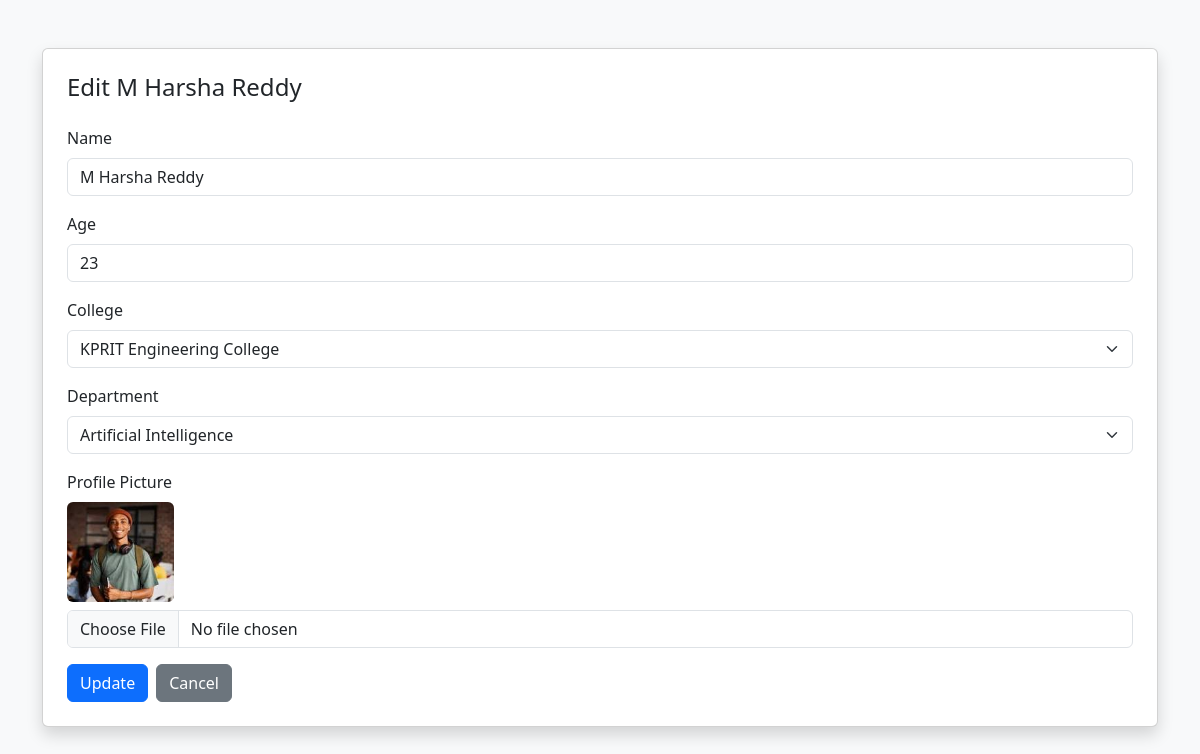
Page /student/edit/14/ on the committed database.
### app1/models.py (models this page shows, shortened)
class Student(models.Model):
    student_id = models.CharField(max_length=15, unique=True)
    student_name = models.CharField(max_length=50)
    student_age = models.PositiveIntegerField()
    joining_year = models.PositiveSmallIntegerField(blank=True, null=True)
    college = models.ForeignKey(College, on_delete=models.CASCADE)
    dept = models.ForeignKey(Department, on_delete=models.CASCADE)
    profile_picture = models.ImageField(upload_to='student_profiles/',blank=True,null=True)

class College(models.Model):
    college_id = models.CharField(max_length=10, unique=True)
    college_name = models.CharField(max_length=100)

class Department(models.Model):
    dept_id = models.CharField(max_length=10, unique=True)
    dept_name = models.CharField(max_length=50)

### app1/views.py (the view, shortened to what this page needs)
# urls.py: path('student/edit/<int:id>/', views.edit_student, name='edit_student'),
def edit_student(request, id):
    student = get_object_or_404(Student, id=id)
    return render(request, 'app1/edit_student.html', {
        'student': student,
        'colleges': College.objects.all(),
        'departments': Department.objects.all()
    })

### app1/templates/app1/edit_student.html (shortened to what this page needs)
{% load static %}
<!DOCTYPE html>
<html lang="en">
<head>
    <link href="https://cdn.jsdelivr.net/npm/bootstrap@5.3.2/dist/css/bootstrap.min.css" rel="stylesheet">
</head>
<body class="bg-light">
<div class="container mt-5">
    <div class="card shadow p-4">
        <h4 class="mb-4">Edit {{ student.student_name }}</h4>
        <form method="post" enctype="multipart/form-data">
            <div class="mb-3">
                <label class="form-label" for="student_name">Name</label>
                <input type="text"
                       id="student_name"
                       name="student_name"
                       value="{{ student.student_name }}"
                       class="form-control"
                       required>
            </div>
            <div class="mb-3">
                <label class="form-label" for="student_age">Age</label>
                <input type="number"
                       id="student_age"
                       name="student_age"
                       value="{{ student.student_age }}"
                       class="form-control"
                       required>
            </div>
            <div class="mb-3">
                <label class="form-label" for="college">College</label>
                <select id="college" name="college" class="form-select" required>
                    {% for college in colleges %}
                        <option value="{{ college.id }}"
                            {% if student.college.id == college.id %}selected{% endif %}>
                            {{ college.college_name }}
                        </option>
                    {% endfor %}
                </select>
            </div>
            <div class="mb-3">
                <label class="form-label" for="dept">Department</label>
                <select id="dept" name="dept" class="form-select" required>
                    {% for dept in departments %}
                        <option value="{{ dept.id }}"
                            {% if student.dept.id == dept.id %}selected{% endif %}>
                            {{ dept.dept_name }}
                        </option>
                    {% endfor %}
                </select>
            </div>
            <div class="mb-3">
                <label class="form-label" for="profile_picture">Profile Picture</label>
                {% if student.profile_picture %}
                    <div class="mb-2">
                        <img src="{{ student.profile_picture.url }}"
                             alt="Profile"
                             height="100"
                             class="rounded">
                    </div>
                {% endif %}
                <input type="file"
       id="profile_picture"
       name="profile_picture"
       class="form-control"
       accept=".jpg,.jpeg">
            </div>
            <div class="d-flex gap-2">
                <button type="submit" class="btn btn-primary">Update</button>
                <a href="{% url 'home' %}" class="btn btn-secondary">Cancel</a>
            </div>
        </form>
    </div>
</div>
</body>
</html>

### rows in the picture
Student: student_name "M Harsha Reddy", student_age "23", college "KPRIT Engineering College", dept "Artificial Intelligence", profile_picture (picture)
